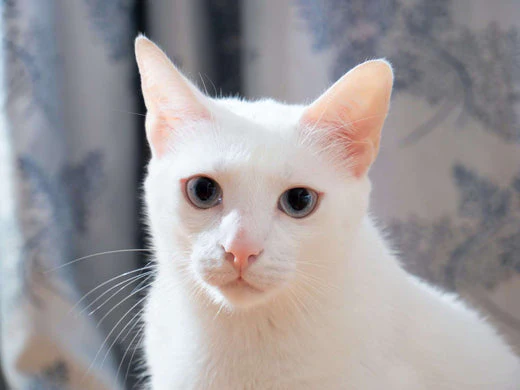
#> input picture Downloads/opencv-ex/opencv-ex/Cat.jpg, 520 x 390 px
$ jupyter execute openCV.ipynb
#> lines starting #> are read from the running program, lines starting #| are printed output that depends on the picture; after the words box and inside, x2 and y2 are one past the last pixel; in counts of white or black regions, pixels touching at a corner belong together
# Object detection by OpenCV library

## Install OpenCV library

## Disblay image

[cell 1]
import cv2

img = cv2.imread("Cat.jpg")
#> img is the input picture: shape (390, 520, 3); mean B, G, R 156.6, 154.7, 159.3
cv2.imshow("Cat", img)

cv2.waitKey(0)
cv2.destroyAllWindows()

To convert BGR to RGB, we us a function:

[cell 2]
import cv2

img = cv2.imread("Cat.jpg")
RGB_img = cv2.cvtColor(img, cv2.COLOR_BGR2GRAY)
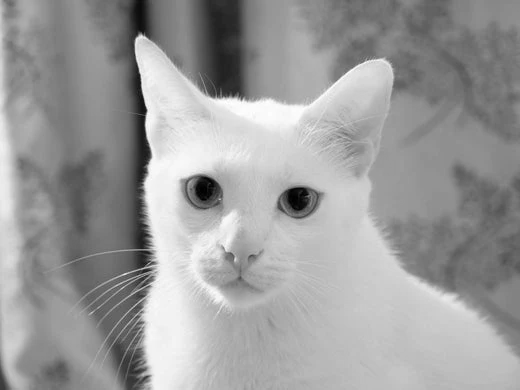
#> RGB_img: shape (390, 520); min 0, max 255, mean 156.3

cv2.imshow("image", RGB_img)

cv2.waitKey(0)
cv2.destroyAllWindows()

[cell 3]
import cv2

# Load classifiers
cat_face = cv2.CascadeClassifier(
    cv2.data.haarcascades + "haarcascade_frontalcatface.xml"
)

eye_cascade = cv2.CascadeClassifier(
    cv2.data.haarcascades + "haarcascade_eye.xml"
)

# Read image
img = cv2.imread("Cat.jpg")

if img is None:
    print("Image not found!")
    exit()

gray = cv2.cvtColor(img, cv2.COLOR_BGR2GRAY)

# Detect cat face
faces = cat_face.detectMultiScale(
    gray,
    scaleFactor=1.1,
    minNeighbors=3,
    minSize=(60, 60)
)
#> faces = [[139, 104, 227, 227]]

print("Faces:", len(faces))
#| Faces: 1

for (x, y, w, h) in faces:

    # Draw face
    cv2.rectangle(img, (x, y), (x+w, y+h), (255, 0, 0), 2)

    roi_gray = gray[y:y+h, x:x+w]
    roi_color = img[y:y+h, x:x+w]

    # Detect eyes
    eyes = eye_cascade.detectMultiScale(
        roi_gray,
        scaleFactor=1.05,
        minNeighbors=3,
        minSize=(15, 15)
    )

    print("Eyes:", len(eyes))

    # Draw eyes
    for (ex, ey, ew, eh) in eyes:

        # Ignore detections in lower face
        if ey > h * 0.6:
            continue

        cv2.rectangle(
            roi_color,
            (ex, ey),
            (ex+ew, ey+eh),
            (0,255,0),
            2
        )
#> this loop made 1 pass
#> (x, y, w, h, eyes) on pass 1: (139, 104, 227, 227, [[33, 59, 59, 59], [131, 72, 52, 52]])
#| Eyes: 2
#> pass 1, `roi_gray = gray[y:y+h, x:x+w]`:
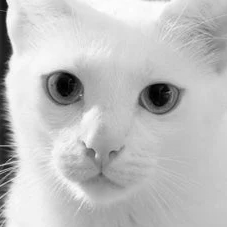
#> roi_gray: shape (227, 227); min 0, max 254, mean 191.4
#> pass 1, `roi_color = img[y:y+h, x:x+w]`:
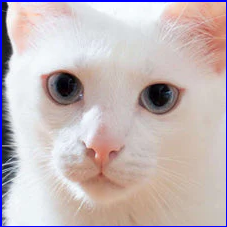
#> roi_color: shape (227, 227, 3); mean B, G, R 186, 183.8, 196.9
#> after the loop:
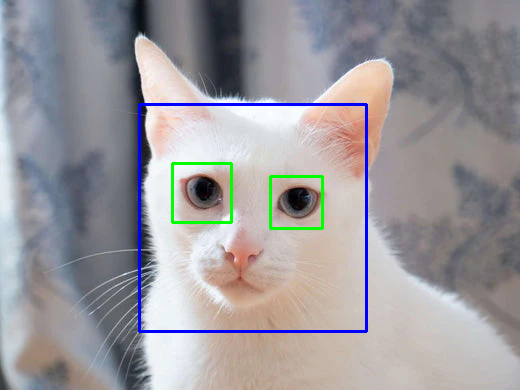
#> img: shape (390, 520, 3); 1.99% of pixels changed, all inside (x1, y1, x2, y2) = (138, 103, 368, 333)
#> after the loop:
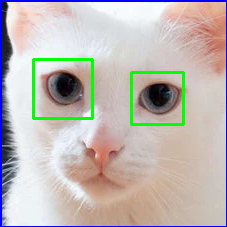
#> roi_color: shape (227, 227, 3); 2.57% of pixels changed, all inside (x1, y1, x2, y2) = (32, 58, 185, 126)

cv2.imshow("Cat Eye Detection", img)
cv2.waitKey(0)
cv2.destroyAllWindows()
